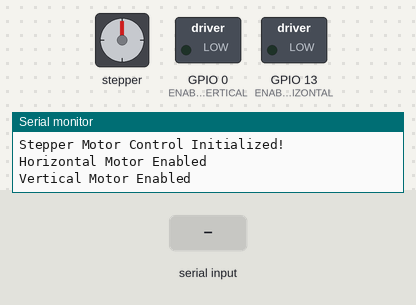
Simulated run of this program. Board: ESP32. On the bench: stepper motor, switched loads named in the program (green lamp = pin HIGH), the last lines printed to the serial monitor. The test bench sets the inputs (shaded band). Stepper angles assume 200 steps per turn.

Above: at 1.2 s.
1.3 s: "xy:,45\n" received over Serial
At 1.45 s:
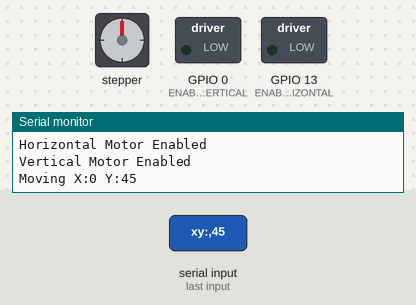
At 2.4 s:
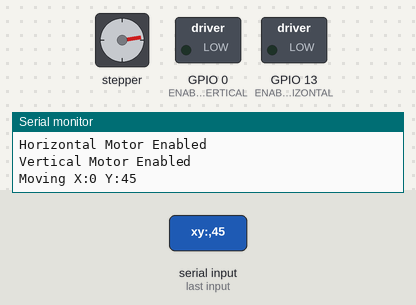
3.3 s: "xy:,45\n" received over Serial
At 5.1 s:
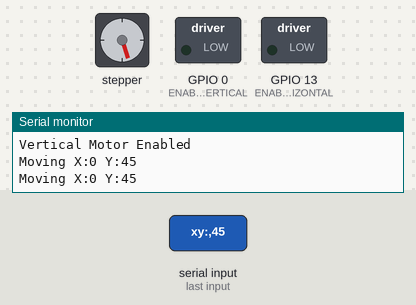
Timing chart, 0 to 6.6 s (numbered marks = the images above; inputs shaded):
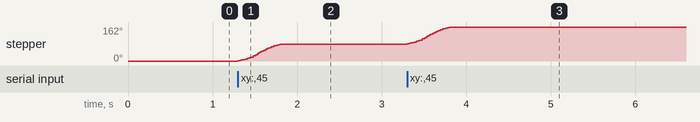

Measured:
- after the input at 1.3 s, stepper: turns 81° clockwise in 0.54 s, starting at once
- after the input at 3.3 s, stepper: turns 81° clockwise in 0.54 s, starting at once

The program:

main.cpp
```cpp
#include <Arduino.h>
#include <AccelStepper.h>

// Define pins
#define DIR_PIN_HORIZONTAL 12
#define STEP_PIN_HORIZONTAL 14
#define ENABLE_PIN_HORIZONTAL 13  // Optional

#define DIR_PIN_VERTICAL 15
#define STEP_PIN_VERTICAL 2
#define ENABLE_PIN_VERTICAL 0

// Create an AccelStepper object
AccelStepper stepperHorizontal(AccelStepper::DRIVER, STEP_PIN_HORIZONTAL, DIR_PIN_HORIZONTAL);
AccelStepper stepperVertical(AccelStepper::DRIVER, STEP_PIN_VERTICAL, DIR_PIN_VERTICAL);

// Variables to store incoming data
int target_steps_x = 0;
int target_steps_y = 0;
unsigned long last_received_time = 0;  // Timestamp of last received data
const unsigned long TIMEOUT = 1000;  // Timeout in milliseconds (1 second)

// Sweep parameters
const int SWEEP_MIN_STEPS = 0;  // Minimum steps for sweep (e.g., 0°)
const int SWEEP_MAX_STEPS = 200;  // Maximum steps for sweep (e.g., 180°)

void setup() {
  // Initialize Serial communication
  Serial.begin(115200);
  Serial.println("Stepper Motor Control Initialized!");

  // Set the maximum speed and acceleration
  stepperHorizontal.setMaxSpeed(1000);  // Adjust as needed
  stepperHorizontal.setAcceleration(500);  // Adjust as needed

  stepperVertical.setMaxSpeed(1000);
  stepperVertical.setAcceleration(500);

  // Enable the motor (if using ENABLE_PIN)
  pinMode(ENABLE_PIN_HORIZONTAL, OUTPUT);
  digitalWrite(ENABLE_PIN_HORIZONTAL, LOW);  // LOW to enable, HIGH to disable
  Serial.println("Horizontal Motor Enabled");

  pinMode(ENABLE_PIN_VERTICAL, OUTPUT);
  digitalWrite(ENABLE_PIN_VERTICAL, LOW);
  Serial.println("Vertical Motor Enabled");
}

void loop() {
  // Handle serial commands
  if (Serial.available() > 0) {
    String data = Serial.readStringUntil('\n');
    data.trim();
    last_received_time = millis();

    if (data.startsWith("xy:")) {
      int commaIdx = data.indexOf(',');
      if (commaIdx != -1) {
        // Get relative movement steps
        int move_x = data.substring(3, commaIdx).toInt();
        int move_y = data.substring(commaIdx + 1).toInt();

        // Move relative to current position
        stepperHorizontal.move(move_x);
        stepperVertical.move(move_y);

        Serial.print("Moving X:");
        Serial.print(move_x);
        Serial.print(" Y:");
        Serial.println(move_y);
      }
    }
  }

  // Timeout handling - stop motors
  if (millis() - last_received_time > TIMEOUT) {
    stepperHorizontal.stop();
    stepperVertical.stop();
  }

  // Run steppers
  stepperHorizontal.run();
  stepperVertical.run();
}
```
